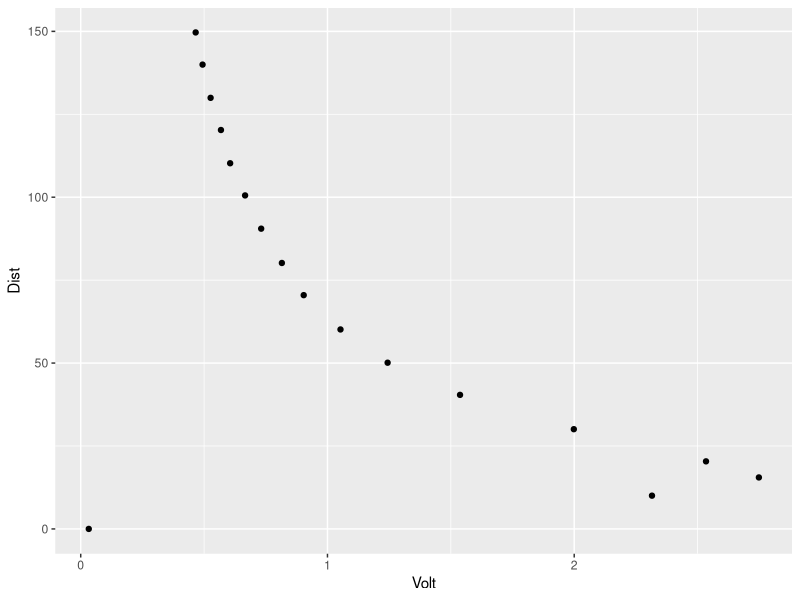
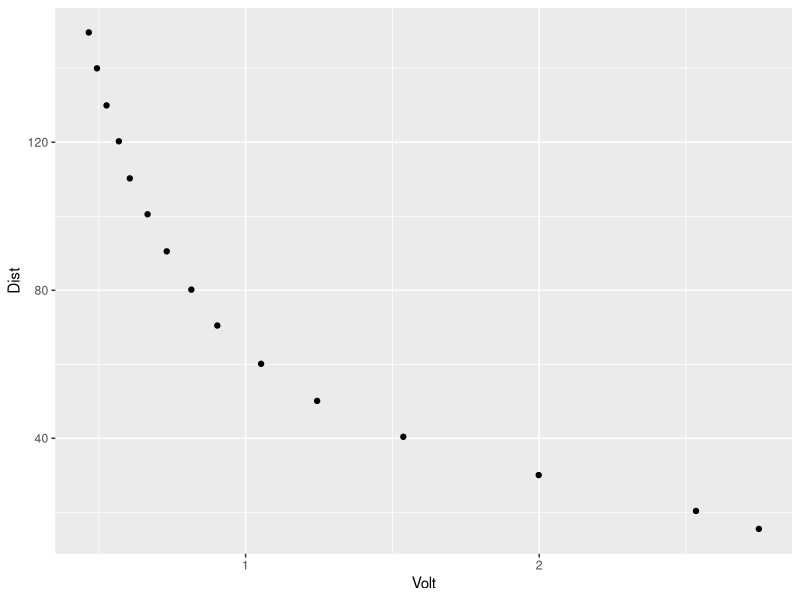
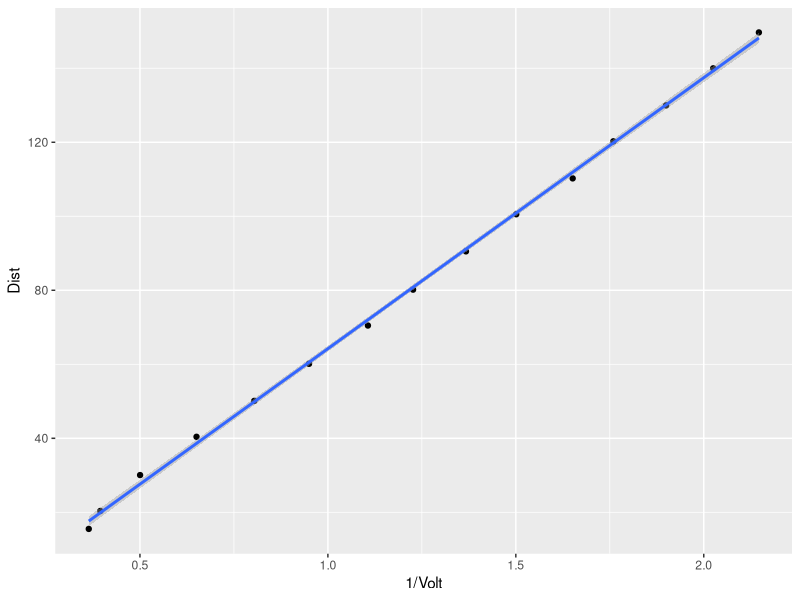
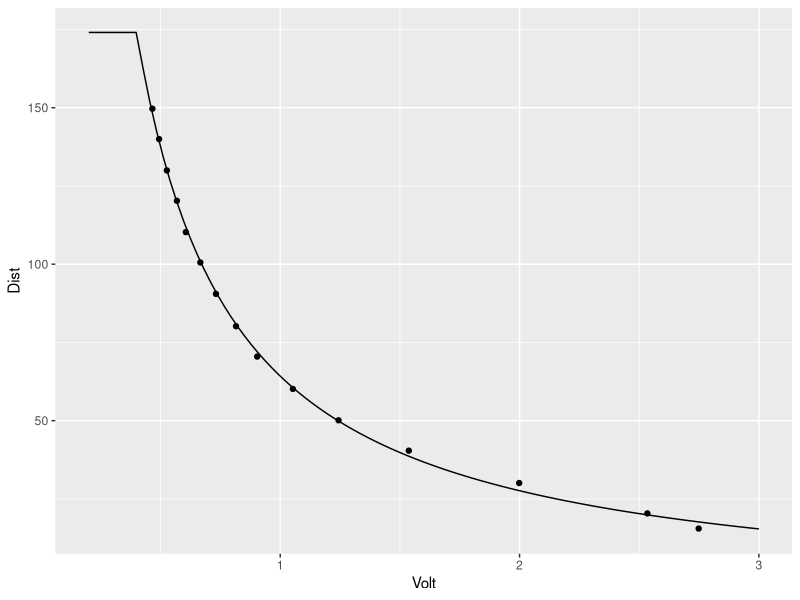

The R source for these figures, in order:
# libraries
require(tidyverse)
require(magrittr)

# from the datasheet
d = tribble(
	~Dist,~Volt,
	
	0,0.0326087,
	10.0216,2.31522,
	15.5172,2.74845,
	20.3664,2.53416,
	30.0647,1.99845,
	40.4095,1.53727,
	50.1078,1.24379,
	60.1293,1.0528,
	70.4741,0.903727,
	80.1724,0.815217,
	90.5172,0.731366,
	100.539,0.666149,
	110.237,0.60559,
	120.259,0.568323,
	129.957,0.526398,
	139.978,0.493789,
	149.677,0.465839
)

# plot
qplot(Volt, Dist, data=d)

# accept that we can't easily figure out < 15 cm points
d %<>% mutate(use = ifelse(Dist>15, T,F))
duse = d %>% filter(use)

qplot(Volt, Dist, data=duse)

# can we easily linearlize this relationship?
qplot(1/Volt, Dist, data=duse) + geom_smooth(method="lm")
# yep

# get the relationship
fit = glm(Dist~I(1/Volt), data=duse)
# and it's valid range
1/range(1/(duse$Volt))
#Call:
#glm(formula = Dist ~ I(1/Volt), data = duse)

#Deviance Residuals: 
#    Min       1Q   Median       3Q      Max  
#-2.1212  -0.6223  -0.1436   0.5832   2.4278  

#Coefficients:
#            Estimate Std. Error t value Pr(>|t|)    
#(Intercept)  -9.0036     0.8012  -11.24 4.57e-08 ***
#I(1/Volt)    73.2242     0.5917  123.76  < 2e-16 ***
#---
#Signif. codes:  0 ‘***’ 0.001 ‘**’ 0.01 ‘*’ 0.05 ‘.’ 0.1 ‘ ’ 1
#
#(Dispersion parameter for gaussian family taken to be 1.772152)
#
#    Null deviance: 27165.062  on 14  degrees of freedom
#Residual deviance:    23.038  on 13  degrees of freedom
#AIC: 55.005
#
#Number of Fisher Scoring iterations: 2

Distance = function(Voltage) {
	Voltage[Voltage<0.4] = 0.4 # edge case, and protect from div0
	return( 73.2242*(1/Voltage) - 9.0036 )
}

# run a simulation to confirm
dsim = data_frame(
	Volt=seq(from=0.2,to=3,len=100),
	Dist=Distance(Volt)
)
qplot(Volt, Dist, data=duse) + geom_line(data=dsim)
# excellent
summary(fit)

# note that the range is [0.4-2.75V] with a supplied 5V.
# so, an ADC with Vcc=3.3V should use a 1x gain.
# but, an ADC with Vcc=5.0V using a 2x gain could see 5.5V, which is more than 0.3V over Vcc.  BAD NEWS.

